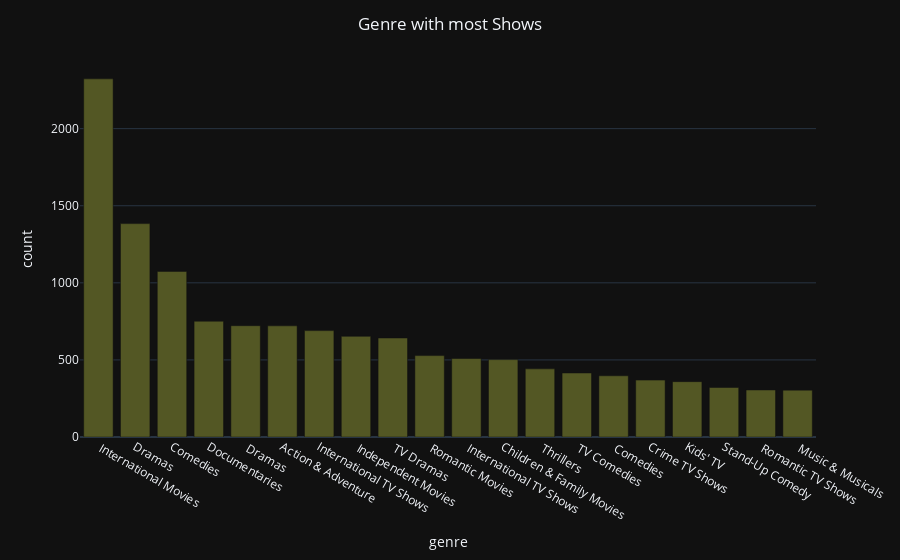

Write notebook code for a chart like this one.
### Code cell
# Chart - 9 visualization code
px.bar(genre_df.sort_values(by='count',ascending=False)[:20],x='genre',y='count',template='plotly_dark',color_discrete_sequence=['#535724']).update_layout(title_text='Genre with most Shows',title_x=0.5)

### Figure 1 — Plotly figure (JSON) as saved in the notebook; plotly's stock layout.template omitted (floating-point values rounded to 4 significant figures)
{"data": [{"alignmentgroup": "True", "hovertemplate": "genre=%{x}<br>count=%{y}<extra></extra>", "legendgroup": "", "marker": {"color": "#535724", "pattern": {"shape": ""}}, "name": "", "offsetgroup": "", "orientation": "v", "showlegend": false, "textposition": "auto", "type": "bar", "x": [" International Movies", "Dramas", "Comedies", "Documentaries", " Dramas", "Action & Adventure", "International TV Shows", " Independent Movies", " TV Dramas", " Romantic Movies", " International TV Shows", "Children & Family Movies", " Thrillers", " TV Comedies", " Comedies", "Crime TV Shows", "Kids' TV", "Stand-Up Comedy", " Romantic TV Shows", " Music & Musicals"], "xaxis": "x", "y": [2323, 1384, 1074, 751, 722, 721, 690, 653, 642, 528, 509, 502, 442, 415, 397, 369, 359, 321, 305, 304], "yaxis": "y"}], "layout": {"barmode": "relative", "legend": {"tracegroupgap": 0}, "margin": {"t": 60}, "title": {"text": "Genre with most Shows", "x": 0.5}, "xaxis": {"anchor": "y", "domain": [0, 1], "title": {"text": "genre"}}, "yaxis": {"anchor": "x", "domain": [0, 1], "title": {"text": "count"}}}}
